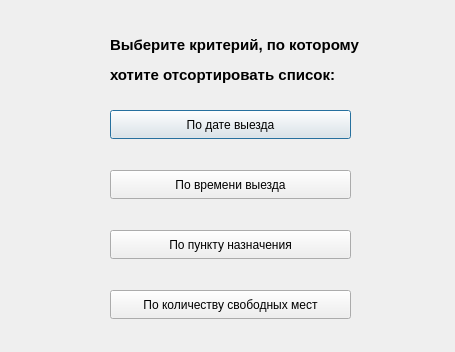
<?xml version="1.0" encoding="UTF-8"?>
<ui version="4.0">
 <class>variantsOfSort</class>
 <widget class="QDialog" name="variantsOfSort">
  <property name="geometry">
   <rect>
    <x>0</x>
    <y>0</y>
    <width>455</width>
    <height>352</height>
   </rect>
  </property>
  <property name="windowTitle">
   <string>Dialog</string>
  </property>
  <widget class="QLabel" name="label">
   <property name="geometry">
    <rect>
     <x>110</x>
     <y>10</y>
     <width>321</width>
     <height>101</height>
    </rect>
   </property>
   <property name="text">
    <string>&lt;html&gt;&lt;head/&gt;&lt;body&gt;&lt;p&gt;&lt;span style=&quot; font-size:11pt; font-weight:700;&quot;&gt;Выберите критерий, по которому &lt;/span&gt;&lt;/p&gt;&lt;p&gt;&lt;span style=&quot; font-size:11pt; font-weight:700;&quot;&gt;хотите отсортировать список:&lt;/span&gt;&lt;/p&gt;&lt;/body&gt;&lt;/html&gt;</string>
   </property>
  </widget>
  <widget class="QPushButton" name="dateSort">
   <property name="geometry">
    <rect>
     <x>110</x>
     <y>110</y>
     <width>241</width>
     <height>29</height>
    </rect>
   </property>
   <property name="text">
    <string>По дате выезда</string>
   </property>
  </widget>
  <widget class="QPushButton" name="TimeSort">
   <property name="geometry">
    <rect>
     <x>110</x>
     <y>170</y>
     <width>241</width>
     <height>29</height>
    </rect>
   </property>
   <property name="text">
    <string>По времени выезда</string>
   </property>
  </widget>
  <widget class="QPushButton" name="destinationSort">
   <property name="geometry">
    <rect>
     <x>110</x>
     <y>230</y>
     <width>241</width>
     <height>29</height>
    </rect>
   </property>
   <property name="text">
    <string>По пункту назначения</string>
   </property>
  </widget>
  <widget class="QPushButton" name="seatsSort">
   <property name="geometry">
    <rect>
     <x>110</x>
     <y>290</y>
     <width>241</width>
     <height>29</height>
    </rect>
   </property>
   <property name="text">
    <string>По количеству свободных мест</string>
   </property>
  </widget>
 </widget>
 <resources/>
 <connections/>
</ui>
